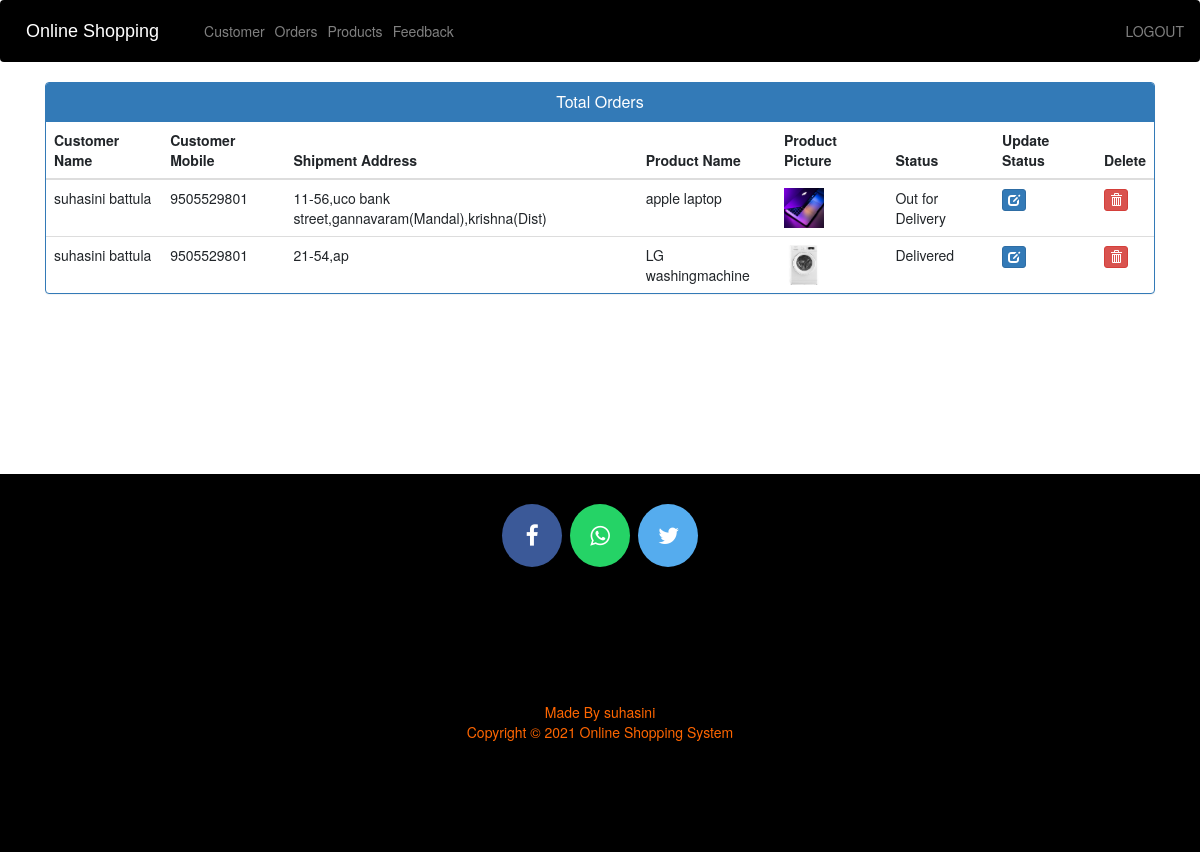
The app's page /admin-view-booking (signed in) with its own data.
### ecom/models.py (models this page shows, shortened)
class Customer(models.Model):
    user=models.OneToOneField(User,on_delete=models.CASCADE)
    profile_pic= models.ImageField(upload_to='profile_pic/CustomerProfilePic/',null=True,blank=True)
    address = models.CharField(max_length=40)
    mobile = models.CharField(max_length=20,null=False)
    @property
    def get_name(self):
        return self.user.first_name+" "+self.user.last_name

class Orders(models.Model):
    STATUS =(
        ('Pending','Pending'),
        ('Order Confirmed','Order Confirmed'),
        ('Out for Delivery','Out for Delivery'),
        ('Delivered','Delivered'),
    )
    customer=models.ForeignKey('Customer', on_delete=models.CASCADE,null=True)
    product=models.ForeignKey('Product',on_delete=models.CASCADE,null=True)
    email = models.CharField(max_length=50,null=True)
    address = models.CharField(max_length=500,null=True)
    mobile = models.CharField(max_length=20,null=True)
    order_date= models.DateField(auto_now_add=True,null=True)
    status=models.CharField(max_length=50,null=True,choices=STATUS)

class Product(models.Model):
    name=models.CharField(max_length=40)
    product_image= models.ImageField(upload_to='product_image/',null=True,blank=True)
    price = models.PositiveIntegerField()
    description=models.CharField(max_length=40)

### ecom/views.py (the view)
# urls.py: path('admin-view-booking', views.admin_view_booking_view,name='admin-view-booking'),
@login_required(login_url='adminlogin')
def admin_view_booking_view(request):
    orders=models.Orders.objects.all()
    ordered_products=[]
    ordered_bys=[]
    for order in orders:
        ordered_product=models.Product.objects.all().filter(id=order.product.id)
        ordered_by=models.Customer.objects.all().filter(id = order.customer.id)
        ordered_products.append(ordered_product)
        ordered_bys.append(ordered_by)
    return render(request,'ecom/admin_view_booking.html',{'data':zip(ordered_products,ordered_bys,orders)})

### templates/ecom/admin_view_booking.html (shortened to what this page needs)
{% extends 'ecom/admin_base.html' %}
{% load static %}
{% block content %}
<head>
  <link href="//netdna.bootstrapcdn.com/bootstrap/3.0.0/css/bootstrap.min.css" rel="stylesheet" id="bootstrap-css">
</head>
<div class="container">
  <div class="panel panel-primary">
    <div class="panel-heading">
      <h6 class="panel-title">Total Orders</h6>
    </div>
    <table class="table table-hover" id="dev-table">
      <thead>
        <tr>
          <th>Customer Name</th>
          <th>Customer Mobile</th>
          <th>Shipment Address</th>
          <th>Product Name</th>
          <th>Product Picture</th>
          <th>Status</th>
          <th>Update Status</th>
          <th>Delete</th>
        </tr>
      </thead>
      {% for product,customer,order in data %}
      <tr>
        {% for c in customer %}
        <td> {{c.get_name}}</td>
        <td>{{c.mobile}}</td>
        <td>{{order.address}}</td>
        {% endfor %}
        {% for p in product %}
        <td> {{p.name}}</td>
        <td> <img src="{% static p.product_image.url %}" alt="Profile Pic" height="40px" width="40px" /></td>
        <td>{{order.status}}</td>
        <td><a class="btn btn-primary btn-xs" href="{% url 'update-order' order.id  %}"><span class="glyphicon glyphicon-edit"></span></a></td>
        <td><a class="btn btn-danger btn-xs" href="{% url 'delete-order' order.id  %}"><span class="glyphicon glyphicon-trash"></span></a></td>
        {% endfor %}
      </tr>
      {% endfor %}
    </table>
  </div>
</div>
{% endblock content %}

### templates/ecom/admin_view_booking.html (style rules this page uses)
a:link { text-decoration: none; }
h6 { text-align: center; }

### records on screen
Orders: address "11-56,uco bank street,gannavaram(Mandal),krishna(Dist)", status "Out for Delivery"
Customer: get_name "suhasini battula", mobile "9505529801"
Product: name "apple laptop", product_image (picture)
Orders: address "21-54,ap", status "Delivered"
Product: name "LG washingmachine", product_image (picture)
